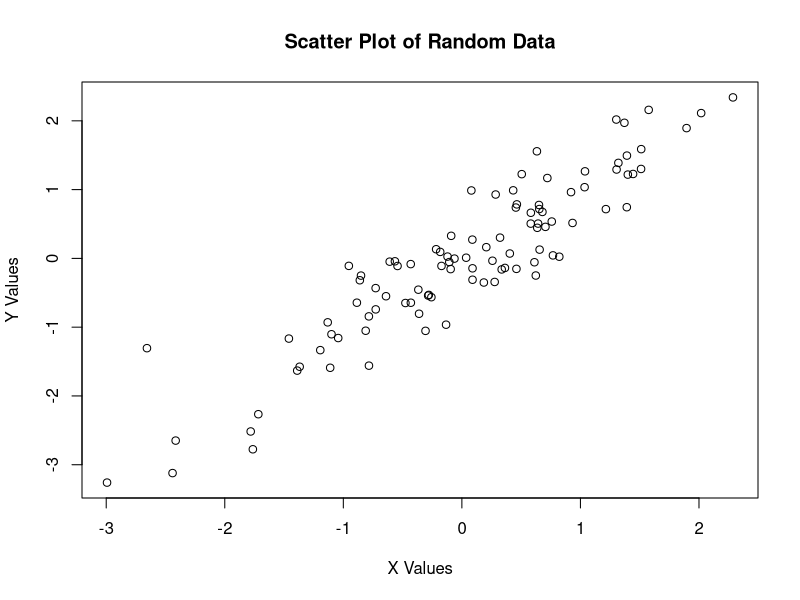
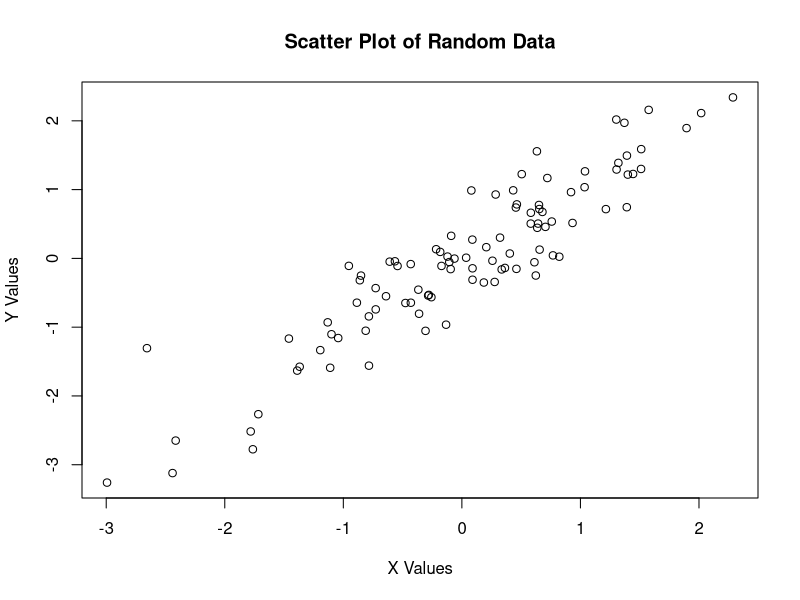

The R script that drew these images, in order:
# Script to generate a scatter plot and save it to a file with a random name
# Load necessary library (ggplot2 is popular, but base R is sufficient here)
# library(ggplot2) # Uncomment if you prefer ggplot2

# Generate random data
set.seed(42) # For reproducible results
n_points <- 100
x_data <- rnorm(n_points)
y_data <- x_data + rnorm(n_points, sd = 0.5) # y is roughly x plus some noise

# Create the plot
plot(x_data, y_data, main = "Scatter Plot of Random Data", xlab = "X Values", ylab = "Y Values")

# Generate a random filename
# Using a simple method with current time and a random number
random_suffix <- paste0(sample(c(0:9, letters, LETTERS), 8, replace = TRUE), collapse = "")
plot_filename <- paste0("scatter_plot_", random_suffix, ".png")

# Save the plot as a PNG file
png(filename = plot_filename, width = 800, height = 600)
plot(x_data, y_data, main = "Scatter Plot of Random Data", xlab = "X Values", ylab = "Y Values")
dev.off()

cat("Scatter plot created and saved as:", plot_filename, "\n")
